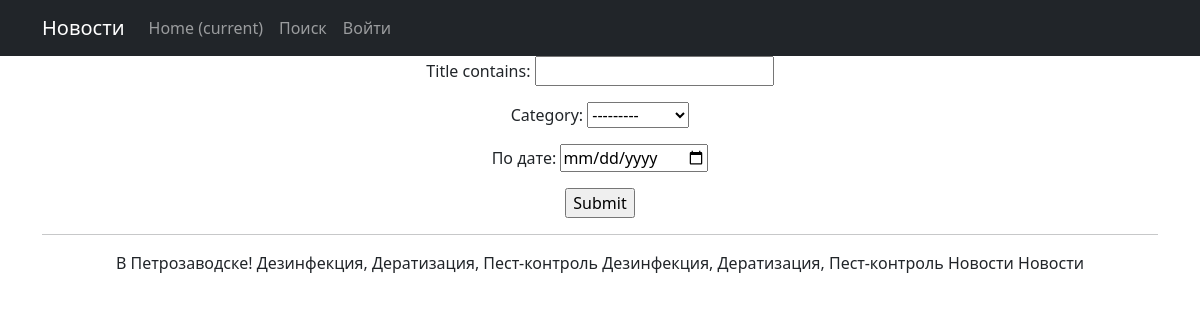
The app's page /news/search/ with its own data.
### portal/models.py (models this page shows, shortened)
class Post(models.Model):
    author = models.ForeignKey(Author, on_delete=models.CASCADE)
    date_in = models.DateTimeField(auto_now_add=True)
    TYPE_CATEGORY = [
        ('NW', 'Новость'),
        ('AR', 'Статья')
    ]
    type_category = models.CharField(max_length=2, choices=TYPE_CATEGORY, default='NW')
    category = models.ManyToManyField(Category, through='PostCategory')
    title = models.CharField(max_length=128)
    text = models.TextField()
    rating = models.SmallIntegerField(default=0)
    def __str__(self):
        return f'{self.title}'

### portal/views.py (the view)
# urls.py: path('search/', SearchPostList, name='PostListSearch'),
def SearchPostList(request):
    filters = PostListSearch(request.GET, queryset=Post.objects.all())
    return render(request, 'portal/PostSearch.html', {'filter_list': filters})

### portal/models.py (called while the page is built)
    def __str__(self):
        return f'{self.name}'

### templates/portal/PostSearch.html
{% extends 'flatpages/default.html' %}
{% block content %}
    <form method="get">
        {{ filter_list.form.as_p }}
        <input type="submit">
    </form>
    <hr>
    {% for x in filter_list.qs %}
        {{ x }}
    {% endfor %}
{% endblock content %}

### records on screen
Post: title "В Петрозаводске!"
Post: title "Дезинфекция, Дератизация, Пест-контроль"
Post: title "Дезинфекция, Дератизация, Пест-контроль"
Post: title "Новости"
Post: title "Новости"
